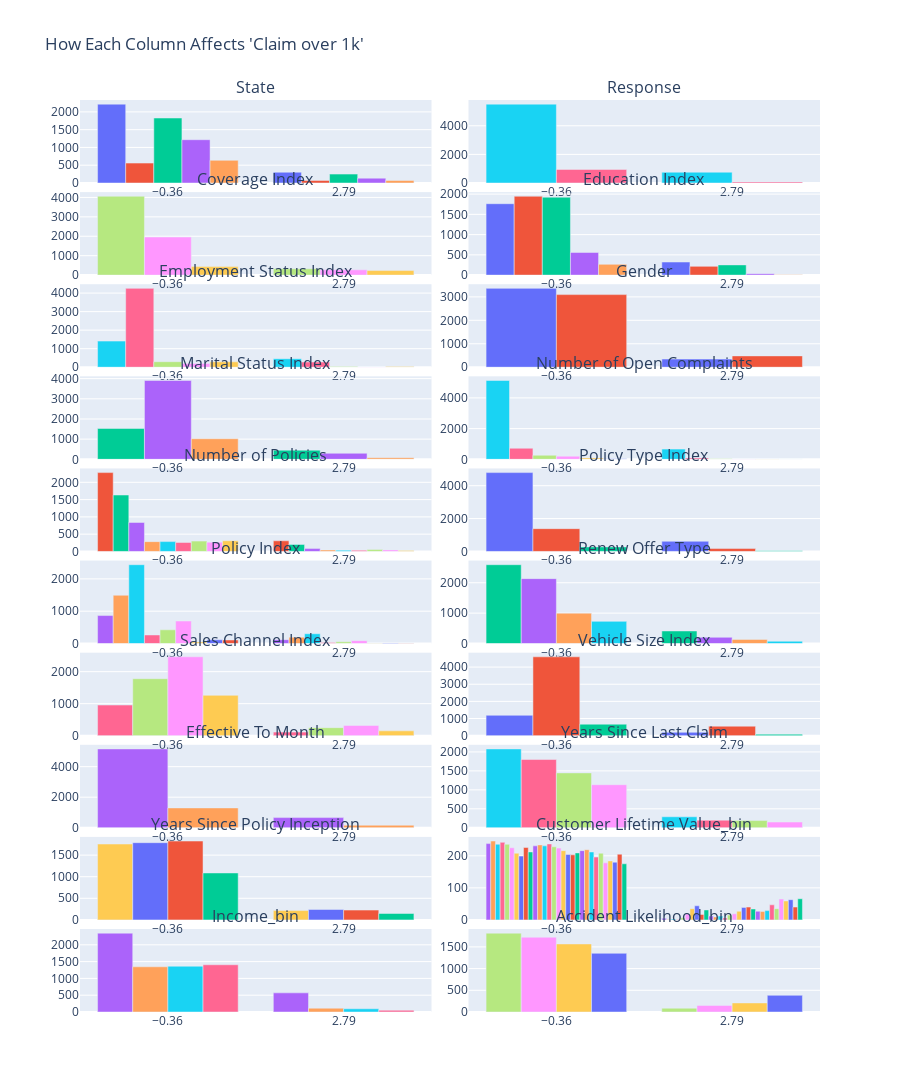

Write notebook code for a chart like this one.
### Code cell
relation_to_claim_over_1k(apply_scaler(df_process, standard_scaler))

### Figure 1 — Plotly figure (JSON) as saved in the notebook; plotly's stock layout.template omitted (floating-point values rounded to 4 significant figures)
{"data": [{"name": "-1.1666986963436063", "type": "bar", "x": [-0.3589, 2.786], "xaxis": "x", "y": [2217, 303], "yaxis": "y"}, {"name": "-0.43832381440947177", "type": "bar", "x": [-0.3589, 2.786], "xaxis": "x", "y": [560, 72], "yaxis": "y"}, {"name": "0.29005106752466286", "type": "bar", "x": [-0.3589, 2.786], "xaxis": "x", "y": [1827, 250], "yaxis": "y"}, {"name": "1.0184259494587975", "type": "bar", "x": [-0.3589, 2.786], "xaxis": "x", "y": [1217, 136], "yaxis": "y"}, {"name": "1.7468008313929322", "type": "bar", "x": [-0.3589, 2.786], "xaxis": "x", "y": [637, 71], "yaxis": "y"}, {"name": "-0.4044840446523102", "type": "bar", "x": [-0.3589, 2.786], "xaxis": "x2", "y": [5511, 754], "yaxis": "y2"}, {"name": "2.4722854046309495", "type": "bar", "x": [-0.3589, 2.786], "xaxis": "x2", "y": [947, 78], "yaxis": "y2"}, {"name": "-0.7441931863794389", "type": "bar", "x": [-0.3589, 2.786], "xaxis": "x3", "y": [4060, 327], "yaxis": "y3"}, {"name": "0.7737610186306645", "type": "bar", "x": [-0.3589, 2.786], "xaxis": "x3", "y": [1961, 271], "yaxis": "y3"}, {"name": "2.2917152236407676", "type": "bar", "x": [-0.3589, 2.786], "xaxis": "x3", "y": [437, 234], "yaxis": "y3"}, {"name": "-1.1929120101552244", "type": "bar", "x": [-0.3589, 2.786], "xaxis": "x4", "y": [1763, 323], "yaxis": "y4"}, {"name": "-0.26619328103847395", "type": "bar", "x": [-0.3589, 2.786], "xaxis": "x4", "y": [1947, 216], "yaxis": "y4"}, {"name": "0.6605254480782765", "type": "bar", "x": [-0.3589, 2.786], "xaxis": "x4", "y": [1923, 252], "yaxis": "y4"}, {"name": "1.587244177195027", "type": "bar", "x": [-0.3589, 2.786], "xaxis": "x4", "y": [559, 34], "yaxis": "y4"}, {"name": "2.5139629063117774", "type": "bar", "x": [-0.3589, 2.786], "xaxis": "x4", "y": [266, 7], "yaxis": "y4"}, {"name": "-1.0826574336027592", "type": "bar", "x": [-0.3589, 2.786], "xaxis": "x5", "y": [1410, 458], "yaxis": "y5"}, {"name": "0.015821716148683315", "type": "bar", "x": [-0.3589, 2.786], "xaxis": "x5", "y": [4255, 281], "yaxis": "y5"}, {"name": "1.1143008659001257", "type": "bar", "x": [-0.3589, 2.786], "xaxis": "x5", "y": [297, 41], "yaxis": "y5"}, {"name": "2.2127800156515685", "type": "bar", "x": [-0.3589, 2.786], "xaxis": "x5", "y": [205, 14], "yaxis": "y5"}, {"name": "3.311259165403011", "type": "bar", "x": [-0.3589, 2.786], "xaxis": "x5", "y": [291, 38], "yaxis": "y5"}, {"name": "-0.9820540070467964", "type": "bar", "x": [-0.3589, 2.786], "xaxis": "x6", "y": [3362, 349], "yaxis": "y6"}, {"name": "1.018273936895966", "type": "bar", "x": [-0.3589, 2.786], "xaxis": "x6", "y": [3096, 483], "yaxis": "y6"}, {"name": "-1.3749714585688404", "type": "bar", "x": [-0.3589, 2.786], "xaxis": "x7", "y": [1530, 455], "yaxis": "y7"}, {"name": "0.19071769059811466", "type": "bar", "x": [-0.3589, 2.786], "xaxis": "x7", "y": [3908, 300], "yaxis": "y7"}, {"name": "1.7564068397650698", "type": "bar", "x": [-0.3589, 2.786], "xaxis": "x7", "y": [1020, 77], "yaxis": "y7"}, {"name": "-0.4198904054813107", "type": "bar", "x": [-0.3589, 2.786], "xaxis": "x8", "y": [5132, 666], "yaxis": "y8"}, {"name": "0.6871624176502462", "type": "bar", "x": [-0.3589, 2.786], "xaxis": "x8", "y": [721, 88], "yaxis": "y8"}, {"name": "1.794215240781803", "type": "bar", "x": [-0.3589, 2.786], "xaxis": "x8", "y": [266, 33], "yaxis": "y8"}, {"name": "2.9012680639133603", "type": "bar", "x": [-0.3589, 2.786], "xaxis": "x8", "y": [205, 20], "yaxis": "y8"}, {"name": "4.008320887044917", "type": "bar", "x": [-0.3589, 2.786], "xaxis": "x8", "y": [94, 18], "yaxis": "y8"}, {"name": "5.115373710176474", "type": "bar", "x": [-0.3589, 2.786], "xaxis": "x8", "y": [40, 7], "yaxis": "y8"}, {"name": "-0.823137290833709", "type": "bar", "x": [-0.3589, 2.786], "xaxis": "x9", "y": [2281, 308], "yaxis": "y9"}, {"name": "-0.4071750802294016", "type": "bar", "x": [-0.3589, 2.786], "xaxis": "x9", "y": [1632, 204], "yaxis": "y9"}, {"name": "0.008787130374905864", "type": "bar", "x": [-0.3589, 2.786], "xaxis": "x9", "y": [839, 82], "yaxis": "y9"}, {"name": "0.4247493409792133", "type": "bar", "x": [-0.3589, 2.786], "xaxis": "x9", "y": [284, 41], "yaxis": "y9"}, {"name": "0.8407115515835207", "type": "bar", "x": [-0.3589, 2.786], "xaxis": "x9", "y": [285, 35], "yaxis": "y9"}, {"name": "1.2566737621878281", "type": "bar", "x": [-0.3589, 2.786], "xaxis": "x9", "y": [260, 33], "yaxis": "y9"}, {"name": "1.6726359727921356", "type": "bar", "x": [-0.3589, 2.786], "xaxis": "x9", "y": [299, 54], "yaxis": "y9"}, {"name": "2.088598183396443", "type": "bar", "x": [-0.3589, 2.786], "xaxis": "x9", "y": [269, 45], "yaxis": "y9"}, {"name": "2.5045603940007504", "type": "bar", "x": [-0.3589, 2.786], "xaxis": "x9", "y": [309, 30], "yaxis": "y9"}, {"name": "-0.5515311088689897", "type": "bar", "x": [-0.3589, 2.786], "xaxis": "x10", "y": [4797, 619], "yaxis": "y10"}, {"name": "1.2869059206943092", "type": "bar", "x": [-0.3589, 2.786], "xaxis": "x10", "y": [1386, 175], "yaxis": "y10"}, {"name": "3.1253429502576084", "type": "bar", "x": [-0.3589, 2.786], "xaxis": "x10", "y": [275, 38], "yaxis": "y10"}, {"name": "-1.2416018359508474", "type": "bar", "x": [-0.3589, 2.786], "xaxis": "x11", "y": [866, 120], "yaxis": "y11"}, {"name": "-0.6814980374309416", "type": "bar", "x": [-0.3589, 2.786], "xaxis": "x11", "y": [1493, 196], "yaxis": "y11"}, {"name": "-0.12139423891103573", "type": "bar", "x": [-0.3589, 2.786], "xaxis": "x11", "y": [2438, 303], "yaxis": "y11"}, {"name": "0.4387095596088701", "type": "bar", "x": [-0.3589, 2.786], "xaxis": "x11", "y": [265, 33], "yaxis": "y11"}, {"name": "0.9988133581287759", "type": "bar", "x": [-0.3589, 2.786], "xaxis": "x11", "y": [424, 53], "yaxis": "y11"}, {"name": "1.5589171566486817", "type": "bar", "x": [-0.3589, 2.786], "xaxis": "x11", "y": [697, 89], "yaxis": "y11"}, {"name": "2.1190209551685877", "type": "bar", "x": [-0.3589, 2.786], "xaxis": "x11", "y": [47, 11], "yaxis": "y11"}, {"name": "2.6791247536884937", "type": "bar", "x": [-0.3589, 2.786], "xaxis": "x11", "y": [117, 14], "yaxis": "y11"}, {"name": "3.2392285522083997", "type": "bar", "x": [-0.3589, 2.786], "xaxis": "x11", "y": [111, 13], "yaxis": "y11"}, {"name": "-0.9600180466355313", "type": "bar", "x": [-0.3589, 2.786], "xaxis": "x12", "y": [2593, 414], "yaxis": "y12"}, {"name": "0.03536405547981822", "type": "bar", "x": [-0.3589, 2.786], "xaxis": "x12", "y": [2135, 206], "yaxis": "y12"}, {"name": "1.0307461575951677", "type": "bar", "x": [-0.3589, 2.786], "xaxis": "x12", "y": [1000, 136], "yaxis": "y12"}, {"name": "2.026128259710517", "type": "bar", "x": [-0.3589, 2.786], "xaxis": "x12", "y": [730, 76], "yaxis": "y12"}, {"name": "-1.6963426954315983", "type": "bar", "x": [-0.3589, 2.786], "xaxis": "x13", "y": [956, 111], "yaxis": "y13"}, {"name": "-0.6508288089168578", "type": "bar", "x": [-0.3589, 2.786], "xaxis": "x13", "y": [1779, 250], "yaxis": "y13"}, {"name": "0.39468507759788296", "type": "bar", "x": [-0.3589, 2.786], "xaxis": "x13", "y": [2463, 320], "yaxis": "y13"}, {"name": "1.4401989641126236", "type": "bar", "x": [-0.3589, 2.786], "xaxis": "x13", "y": [1260, 151], "yaxis": "y13"}, {"name": "-1.7094616597345778", "type": "bar", "x": [-0.3589, 2.786], "xaxis": "x14", "y": [1188, 195], "yaxis": "y14"}, {"name": "0.16142491877691773", "type": "bar", "x": [-0.3589, 2.786], "xaxis": "x14", "y": [4600, 553], "yaxis": "y14"}, {"name": "2.0323114972884135", "type": "bar", "x": [-0.3589, 2.786], "xaxis": "x14", "y": [670, 84], "yaxis": "y14"}, {"name": "-0.5014998962340338", "type": "bar", "x": [-0.3589, 2.786], "xaxis": "x15", "y": [5159, 666], "yaxis": "y15"}, {"name": "1.994018358746244", "type": "bar", "x": [-0.3589, 2.786], "xaxis": "x15", "y": [1299, 166], "yaxis": "y15"}, {"name": "-1.1475127871667485", "type": "bar", "x": [-0.3589, 2.786], "xaxis": "x16", "y": [2078, 290], "yaxis": "y16"}, {"name": "-0.2312621608309767", "type": "bar", "x": [-0.3589, 2.786], "xaxis": "x16", "y": [1799, 201], "yaxis": "y16"}, {"name": "0.684988465504795", "type": "bar", "x": [-0.3589, 2.786], "xaxis": "x16", "y": [1446, 190], "yaxis": "y16"}, {"name": "1.6012390918405668", "type": "bar", "x": [-0.3589, 2.786], "xaxis": "x16", "y": [1135, 151], "yaxis": "y16"}, {"name": "-1.282585416975031", "type": "bar", "x": [-0.3589, 2.786], "xaxis": "x17", "y": [1757, 216], "yaxis": "y17"}, {"name": "-0.33237731842340745", "type": "bar", "x": [-0.3589, 2.786], "xaxis": "x17", "y": [1788, 241], "yaxis": "y17"}, {"name": "0.617830780128216", "type": "bar", "x": [-0.3589, 2.786], "xaxis": "x17", "y": [1826, 227], "yaxis": "y17"}, {"name": "1.5680388786798396", "type": "bar", "x": [-0.3589, 2.786], "xaxis": "x17", "y": [1087, 148], "yaxis": "y17"}, {"name": "-1.6750892878410295", "type": "bar", "x": [-0.3589, 2.786], "xaxis": "x18", "y": [238, 5], "yaxis": "y18"}, {"name": "-1.5595571449385714", "type": "bar", "x": [-0.3589, 2.786], "xaxis": "x18", "y": [246, 1], "yaxis": "y18"}, {"name": "-1.4440250020361134", "type": "bar", "x": [-0.3589, 2.786], "xaxis": "x18", "y": [236, 3], "yaxis": "y18"}, {"name": "-1.3284928591336553", "type": "bar", "x": [-0.3589, 2.786], "xaxis": "x18", "y": [242, 1], "yaxis": "y18"}, {"name": "-1.2129607162311973", "type": "bar", "x": [-0.3589, 2.786], "xaxis": "x18", "y": [236, 7], "yaxis": "y18"}, {"name": "-1.0974285733287394", "type": "bar", "x": [-0.3589, 2.786], "xaxis": "x18", "y": [225, 18], "yaxis": "y18"}, {"name": "-0.9818964304262814", "type": "bar", "x": [-0.3589, 2.786], "xaxis": "x18", "y": [208, 35], "yaxis": "y18"}, {"name": "-0.8663642875238233", "type": "bar", "x": [-0.3589, 2.786], "xaxis": "x18", "y": [199, 44], "yaxis": "y18"}, {"name": "-0.7508321446213653", "type": "bar", "x": [-0.3589, 2.786], "xaxis": "x18", "y": [226, 17], "yaxis": "y18"}, {"name": "-0.6353000017189073", "type": "bar", "x": [-0.3589, 2.786], "xaxis": "x18", "y": [212, 31], "yaxis": "y18"}, {"name": "-0.5197678588164493", "type": "bar", "x": [-0.3589, 2.786], "xaxis": "x18", "y": [231, 12], "yaxis": "y18"}, {"name": "-0.40423571591399127", "type": "bar", "x": [-0.3589, 2.786], "xaxis": "x18", "y": [234, 9], "yaxis": "y18"}, {"name": "-0.2887035730115332", "type": "bar", "x": [-0.3589, 2.786], "xaxis": "x18", "y": [231, 12], "yaxis": "y18"}, {"name": "-0.1731714301090752", "type": "bar", "x": [-0.3589, 2.786], "xaxis": "x18", "y": [237, 6], "yaxis": "y18"}, {"name": "-0.05763928720661718", "type": "bar", "x": [-0.3589, 2.786], "xaxis": "x18", "y": [228, 15], "yaxis": "y18"}, {"name": "0.057892855695840836", "type": "bar", "x": [-0.3589, 2.786], "xaxis": "x18", "y": [224, 19], "yaxis": "y18"}, {"name": "0.17342499859829885", "type": "bar", "x": [-0.3589, 2.786], "xaxis": "x18", "y": [216, 27], "yaxis": "y18"}, {"name": "0.28895714150075685", "type": "bar", "x": [-0.3589, 2.786], "xaxis": "x18", "y": [204, 39], "yaxis": "y18"}, {"name": "0.4044892844032149", "type": "bar", "x": [-0.3589, 2.786], "xaxis": "x18", "y": [203, 40], "yaxis": "y18"}, {"name": "0.5200214273056729", "type": "bar", "x": [-0.3589, 2.786], "xaxis": "x18", "y": [209, 34], "yaxis": "y18"}, {"name": "0.635553570208131", "type": "bar", "x": [-0.3589, 2.786], "xaxis": "x18", "y": [216, 27], "yaxis": "y18"}, {"name": "0.7510857131105889", "type": "bar", "x": [-0.3589, 2.786], "xaxis": "x18", "y": [219, 26], "yaxis": "y18"}, {"name": "0.866617856013047", "type": "bar", "x": [-0.3589, 2.786], "xaxis": "x18", "y": [212, 29], "yaxis": "y18"}, {"name": "0.982149998915505", "type": "bar", "x": [-0.3589, 2.786], "xaxis": "x18", "y": [196, 47], "yaxis": "y18"}, {"name": "1.097682141817963", "type": "bar", "x": [-0.3589, 2.786], "xaxis": "x18", "y": [208, 35], "yaxis": "y18"}, {"name": "1.213214284720421", "type": "bar", "x": [-0.3589, 2.786], "xaxis": "x18", "y": [178, 65], "yaxis": "y18"}, {"name": "1.328746427622879", "type": "bar", "x": [-0.3589, 2.786], "xaxis": "x18", "y": [184, 59], "yaxis": "y18"}, {"name": "1.4442785705253371", "type": "bar", "x": [-0.3589, 2.786], "xaxis": "x18", "y": [180, 63], "yaxis": "y18"}, {"name": "1.5598107134277952", "type": "bar", "x": [-0.3589, 2.786], "xaxis": "x18", "y": [205, 40], "yaxis": "y18"}, {"name": "1.675342856330253", "type": "bar", "x": [-0.3589, 2.786], "xaxis": "x18", "y": [175, 66], "yaxis": "y18"}, {"name": "-1.028991510855053", "type": "bar", "x": [-0.3589, 2.786], "xaxis": "x19", "y": [2346, 570], "yaxis": "y19"}, {"name": "-0.1714985851425088", "type": "bar", "x": [-0.3589, 2.786], "xaxis": "x19", "y": [1345, 113], "yaxis": "y19"}, {"name": "0.6859943405700353", "type": "bar", "x": [-0.3589, 2.786], "xaxis": "x19", "y": [1362, 96], "yaxis": "y19"}, {"name": "1.5434872662825794", "type": "bar", "x": [-0.3589, 2.786], "xaxis": "x19", "y": [1405, 53], "yaxis": "y19"}, {"name": "-1.306579631478402", "type": "bar", "x": [-0.3589, 2.786], "xaxis": "x20", "y": [1816, 87], "yaxis": "y20"}, {"name": "-0.4109552296469445", "type": "bar", "x": [-0.3589, 2.786], "xaxis": "x20", "y": [1723, 152], "yaxis": "y20"}, {"name": "0.48466917218451305", "type": "bar", "x": [-0.3589, 2.786], "xaxis": "x20", "y": [1567, 209], "yaxis": "y20"}, {"name": "1.3802935740159705", "type": "bar", "x": [-0.3589, 2.786], "xaxis": "x20", "y": [1352, 384], "yaxis": "y20"}], "layout": {"annotations": [{"font": {"size": 16}, "showarrow": false, "text": "State", "x": 0.2375, "xanchor": "center", "xref": "paper", "y": 1.0, "yanchor": "bottom", "yref": "paper"}, {"font": {"size": 16}, "showarrow": false, "text": "Response", "x": 0.7625, "xanchor": "center", "xref": "paper", "y": 1.0, "yanchor": "bottom", "yref": "paper"}, {"font": {"size": 16}, "showarrow": false, "text": "Coverage Index", "x": 0.2375, "xanchor": "center", "xref": "paper", "y": 0.899, "yanchor": "bottom", "yref": "paper"}, {"font": {"size": 16}, "showarrow": false, "text": "Education Index", "x": 0.7625, "xanchor": "center", "xref": "paper", "y": 0.899, "yanchor": "bottom", "yref": "paper"}, {"font": {"size": 16}, "showarrow": false, "text": "Employment Status Index", "x": 0.2375, "xanchor": "center", "xref": "paper", "y": 0.798, "yanchor": "bottom", "yref": "paper"}, {"font": {"size": 16}, "showarrow": false, "text": "Gender", "x": 0.7625, "xanchor": "center", "xref": "paper", "y": 0.798, "yanchor": "bottom", "yref": "paper"}, {"font": {"size": 16}, "showarrow": false, "text": "Marital Status Index", "x": 0.2375, "xanchor": "center", "xref": "paper", "y": 0.697, "yanchor": "bottom", "yref": "paper"}, {"font": {"size": 16}, "showarrow": false, "text": "Number of Open Complaints", "x": 0.7625, "xanchor": "center", "xref": "paper", "y": 0.697, "yanchor": "bottom", "yref": "paper"}, {"font": {"size": 16}, "showarrow": false, "text": "Number of Policies", "x": 0.2375, "xanchor": "center", "xref": "paper", "y": 0.596, "yanchor": "bottom", "yref": "paper"}, {"font": {"size": 16}, "showarrow": false, "text": "Policy Type Index", "x": 0.7625, "xanchor": "center", "xref": "paper", "y": 0.596, "yanchor": "bottom", "yref": "paper"}, {"font": {"size": 16}, "showarrow": false, "text": "Policy Index", "x": 0.2375, "xanchor": "center", "xref": "paper", "y": 0.495, "yanchor": "bottom", "yref": "paper"}, {"font": {"size": 16}, "showarrow": false, "text": "Renew Offer Type", "x": 0.7625, "xanchor": "center", "xref": "paper", "y": 0.495, "yanchor": "bottom", "yref": "paper"}, {"font": {"size": 16}, "showarrow": false, "text": "Sales Channel Index", "x": 0.2375, "xanchor": "center", "xref": "paper", "y": 0.394, "yanchor": "bottom", "yref": "paper"}, {"font": {"size": 16}, "showarrow": false, "text": "Vehicle Size Index", "x": 0.7625, "xanchor": "center", "xref": "paper", "y": 0.394, "yanchor": "bottom", "yref": "paper"}, {"font": {"size": 16}, "showarrow": false, "text": "Effective To Month", "x": 0.2375, "xanchor": "center", "xref": "paper", "y": 0.293, "yanchor": "bottom", "yref": "paper"}, {"font": {"size": 16}, "showarrow": false, "text": "Years Since Last Claim", "x": 0.7625, "xanchor": "center", "xref": "paper", "y": 0.293, "yanchor": "bottom", "yref": "paper"}, {"font": {"size": 16}, "showarrow": false, "text": "Years Since Policy Inception", "x": 0.2375, "xanchor": "center", "xref": "paper", "y": 0.192, "yanchor": "bottom", "yref": "paper"}, {"font": {"size": 16}, "showarrow": false, "text": "Customer Lifetime Value_bin", "x": 0.7625, "xanchor": "center", "xref": "paper", "y": 0.192, "yanchor": "bottom", "yref": "paper"}, {"font": {"size": 16}, "showarrow": false, "text": "Income_bin", "x": 0.2375, "xanchor": "center", "xref": "paper", "y": 0.091, "yanchor": "bottom", "yref": "paper"}, {"font": {"size": 16}, "showarrow": false, "text": "Accident Likelihood_bin", "x": 0.7625, "xanchor": "center", "xref": "paper", "y": 0.091, "yanchor": "bottom", "yref": "paper"}], "height": 3000, "showlegend": false, "title": {"text": "How Each Column Affects 'Claim over 1k'"}, "xaxis": {"anchor": "y", "domain": [0, 0.475]}, "xaxis10": {"anchor": "y10", "domain": [0.525, 1]}, "xaxis11": {"anchor": "y11", "domain": [0, 0.475]}, "xaxis12": {"anchor": "y12", "domain": [0.525, 1]}, "xaxis13": {"anchor": "y13", "domain": [0, 0.475]}, "xaxis14": {"anchor": "y14", "domain": [0.525, 1]}, "xaxis15": {"anchor": "y15", "domain": [0, 0.475]}, "xaxis16": {"anchor": "y16", "domain": [0.525, 1]}, "xaxis17": {"anchor": "y17", "domain": [0, 0.475]}, "xaxis18": {"anchor": "y18", "domain": [0.525, 1]}, "xaxis19": {"anchor": "y19", "domain": [0, 0.475]}, "xaxis2": {"anchor": "y2", "domain": [0.525, 1]}, "xaxis20": {"anchor": "y20", "domain": [0.525, 1]}, "xaxis3": {"anchor": "y3", "domain": [0, 0.475]}, "xaxis4": {"anchor": "y4", "domain": [0.525, 1]}, "xaxis5": {"anchor": "y5", "domain": [0, 0.475]}, "xaxis6": {"anchor": "y6", "domain": [0.525, 1]}, "xaxis7": {"anchor": "y7", "domain": [0, 0.475]}, "xaxis8": {"anchor": "y8", "domain": [0.525, 1]}, "xaxis9": {"anchor": "y9", "domain": [0, 0.475]}, "yaxis": {"anchor": "x", "domain": [0.909, 1.0]}, "yaxis10": {"anchor": "x10", "domain": [0.505, 0.596]}, "yaxis11": {"anchor": "x11", "domain": [0.404, 0.495]}, "yaxis12": {"anchor": "x12", "domain": [0.404, 0.495]}, "yaxis13": {"anchor": "x13", "domain": [0.303, 0.394]}, "yaxis14": {"anchor": "x14", "domain": [0.303, 0.394]}, "yaxis15": {"anchor": "x15", "domain": [0.202, 0.293]}, "yaxis16": {"anchor": "x16", "domain": [0.202, 0.293]}, "yaxis17": {"anchor": "x17", "domain": [0.101, 0.192]}, "yaxis18": {"anchor": "x18", "domain": [0.101, 0.192]}, "yaxis19": {"anchor": "x19", "domain": [0, 0.091]}, "yaxis2": {"anchor": "x2", "domain": [0.909, 1.0]}, "yaxis20": {"anchor": "x20", "domain": [0, 0.091]}, "yaxis3": {"anchor": "x3", "domain": [0.808, 0.899]}, "yaxis4": {"anchor": "x4", "domain": [0.808, 0.899]}, "yaxis5": {"anchor": "x5", "domain": [0.707, 0.798]}, "yaxis6": {"anchor": "x6", "domain": [0.707, 0.798]}, "yaxis7": {"anchor": "x7", "domain": [0.606, 0.697]}, "yaxis8": {"anchor": "x8", "domain": [0.606, 0.697]}, "yaxis9": {"anchor": "x9", "domain": [0.505, 0.596]}}}
